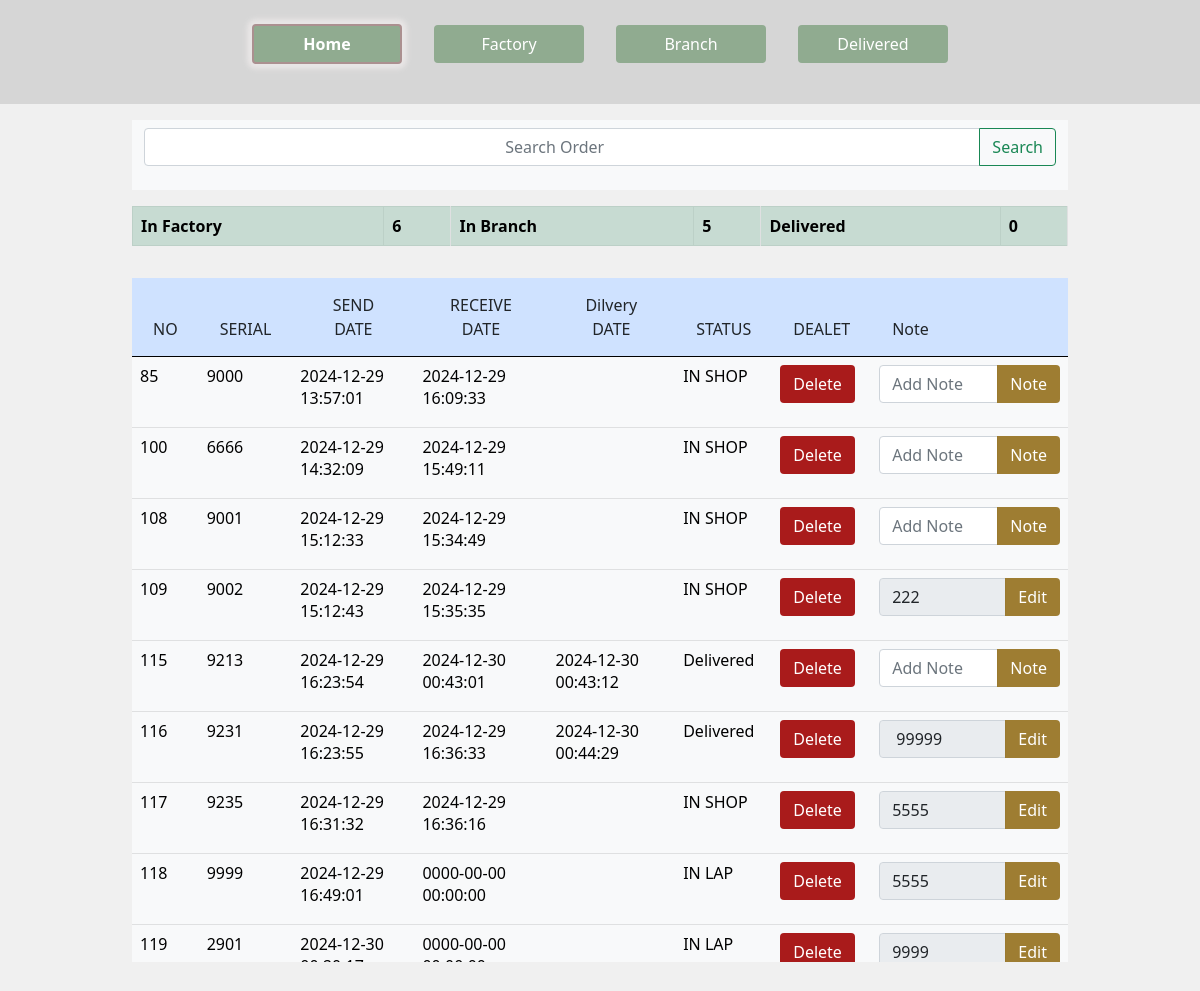
The page / on the database its author committed.
### tables this page shows
CREATE TABLE `shop` (
  `ID` int(20) NOT NULL,
  `NUMBER` int(20) NOT NULL,
  `SEND_DATA` datetime NOT NULL DEFAULT current_timestamp(),
  `RECIVE_DATE` datetime NOT NULL,
  `DONE_DATE` datetime DEFAULT NULL,
  `NOTE` varchar(255) NOT NULL,
  `STATA` varchar(25) NOT NULL
);

### index.php (the view, shortened to what this page needs)
<nav class="navbar navbar-light">
        <form class="container-fluid justify-content-center">
            <a class="btn btn-cstm mt-3 m-3 btn-sadow fw-bolder"  href="index.php">Home</a>
            <a class="btn btn-cstm mt-3 m-3" href="sendOrder.php">Factory</a>
            <a class="btn btn-cstm mt-3 m-3" href="inShop.php">Branch</a>
            <a class="btn btn-cstm mt-3 m-3" href="delivered.php">Delivered</a>
        </form>
    </nav>
<?php
    $navData = [
        'title' => 'Home',
        'display' => 'none',
        'holder' => 'Search Order',
    ];
        include 'nav.php';
        require_once './datapass.php';
        $query = $databass->prepare('SELECT `STATA`, COUNT(*) as count FROM `shop` GROUP BY `STATA`');
        $query->execute();
        $results = $query->fetchAll(PDO::FETCH_ASSOC);
        $countInShop = 0;
        $countInLap = 0;
        $countDone = 0;
        foreach ($results as $row) {
            if ($row['STATA'] === "IN SHOP") {
                $countInShop = $row['count'];
            } elseif ($row['STATA'] === "IN LAP") {
                $countInLap = $row['count'];
            } elseif ($row['STATA'] === "DONE") {
                $countDone = $row['count'];
            }
        }
        echo '<table class="table table-bordered table-striped table-responsive mt-3">';
        echo '<tr class="table-success">';
        echo '<th>In Factory</th><th class="table-light">' . $countInLap . '</th>';
        echo '<th>In Branch</th><th class="table-light">' . $countInShop . '</th>';
        echo '<th>Delivered</th><th class="table-light">' . $countDone . '</th>';
        echo '</tr>';
        echo '</table>';
        if (isset($_GET['search'])) {
            $search = $databass->prepare("SELECT * FROM `shop` WHERE `NUMBER` LIKE :VALUE1");
            $searchValue = "%" . $_GET['searchv'] . "%";
            $search->bindParam('VALUE1', $searchValue);
            $search->execute();
        }else{
            $search = $databass->prepare("SELECT * FROM `shop`");
            $search->execute();
        }
        echo '
        <div style="overflow-x: auto; max-height: 700px;">
        <table class="table mt-3"  style="min-width: 800px;">
       <thead class="table-primary">
            <tr>
                <th><a class="btn" >NO</a></th>
                <th><a class="btn" ">SERIAL</a></th>
                <th><a class="btn">SEND DATE</a></th>
                <th><a class="btn">RECEIVE DATE</a></th>
                <th><a class="btn">Dilvery DATE</a></th>
                <th><a class="btn" >STATUS</a></th>
                <th ><a  class="btn"> DEALET</a></th>
                 <th><a class="btn" >Note</a></th>
            </tr>
        </thead>';
        if ($search->rowCount() > 0) {
            foreach ($search as $row) {
                echo '<tr class="table-light">';
                echo '<td>' . $row["ID"] . '</td>';
                echo '<td>' . $row["NUMBER"] . '</td>';
                echo '<td>' . $row["SEND_DATA"] . '</td>';
                echo '<td>' . $row["RECIVE_DATE"] . '</td>';
                echo '<td>' . $row["DONE_DATE"] . '</td>';
                echo '<td  class="table-wrning">' . $row["STATA"] . '</td>';
                echo '<td><form><button name="delet" class="btn btn-error" value="' . $row["ID"] . '">Delete</button></form></td>';
                echo '<td>';
                if ($row["NOTE"] != null) {
                    echo '<form>
                    <div class="input-group">
                        <input class="form-control" type="text" value="' . $row["NOTE"] . '" readonly >
                        <button name="add" class="btn btn-wern" value="' . $row["ID"] . '">Edit</button>
                    </div>
                  </form>';
                } else {
echo '<form>
                            <div class="input-group">
                                <input class="form-control" type="text"  name="note"  placeholder="Add Note" >
                                <button name="add" class="btn btn-wern" value="' . $row["ID"] . '">Note</button>
                            </div>
                          </form>';
                                        }
                echo '</td></tr>';
            }
        } else {
            echo '<div class="alert alert-warning" role="alert">Not Found</div>';
        }
        echo '</table>';
        ?>
<?php
include 'footer.php';
?>

### nav.php (shortened to what this page needs)
<!DOCTYPE html>
<html lang="en">
<head>
    <link href="https://cdn.jsdelivr.net/npm/bootstrap@5.0.2/dist/css/bootstrap.min.css" rel="stylesheet"
>
</head>
<body >
    <div>
        <div class="custnContinear">
    <main class="container mt-3" >
        <div class="navbar navbar-light bg-light">
            <form class="container-fluid">
                <div class="input-group">
                    <input class="form-control" style="text-align: center;" type="number" name="searchv"
                           placeholder="<?php echo $navData['holder'] ?? 'Search...'; ?>">
                    <button class="input-group-text btn btn-outline-success" type="submit" name="search">Search</button>
                </div>
            </form>
        </div>

### footer.php (shortened to what this page needs)
</main>
</div>
</body>
</html>

### nav.php (style rules this page uses)
body { background-color: #f0f0f0; height: 100%; }
nav { background-color: #8080803d; }
.btn-cstm { background: #90ab90; color: white; width: 150px; }
.btn-sadow { box-shadow: 0 0 5px 5px rgb(233, 230, 230); border:2px solid rgb(171, 144, 144); }
main { max-width:80%; margin:auto;" height: 100vh; }
.btn-error { background: rgb(169 27 27); color: white; }
.btn-wern { background: rgb(149 113 30 / 91%); color: white; }
.custnContinear { max-width: 80%; margin: auto; height: 100vh; }

### rows shown on the page
shop: ID "85", NUMBER "9000", SEND_DATA "2024-12-29 13:57:01", RECIVE_DATE "2024-12-29 16:09:33", STATA "IN SHOP"
shop: ID "100", NUMBER "6666", SEND_DATA "2024-12-29 14:32:09", RECIVE_DATE "2024-12-29 15:49:11", STATA "IN SHOP"
shop: ID "108", NUMBER "9001", SEND_DATA "2024-12-29 15:12:33", RECIVE_DATE "2024-12-29 15:34:49", STATA "IN SHOP"
shop: ID "109", NUMBER "9002", SEND_DATA "2024-12-29 15:12:43", RECIVE_DATE "2024-12-29 15:35:35", STATA "IN SHOP", NOTE "222"
shop: ID "115", NUMBER "9213", SEND_DATA "2024-12-29 16:23:54", RECIVE_DATE "2024-12-30 00:43:01", DONE_DATE "2024-12-30 00:43:12", STATA "Delivered"
shop: ID "116", NUMBER "9231", SEND_DATA "2024-12-29 16:23:55", RECIVE_DATE "2024-12-29 16:36:33", DONE_DATE "2024-12-30 00:44:29", STATA "Delivered", NOTE "99999"
shop: ID "117", NUMBER "9235", SEND_DATA "2024-12-29 16:31:32", RECIVE_DATE "2024-12-29 16:36:16", STATA "IN SHOP", NOTE "5555"
shop: ID "118", NUMBER "9999", SEND_DATA "2024-12-29 16:49:01", RECIVE_DATE "0000-00-00 00:00:00", STATA "IN LAP", NOTE "5555"
shop: ID "119", NUMBER "2901", SEND_DATA "2024-12-30…", RECIVE_DATE "0000-00-00…", STATA "IN LAP", NOTE "9999"

### other values the page prints
$countInLap "6"
$countInShop "5"
$countDone "0"
